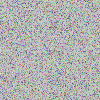
Frame 1 (no input)
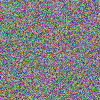
Frame 60 (the mouse pressed at the canvas centre just before this capture)
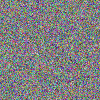
Frame 120 (the mouse held since frame 60 and released just before this capture)

The Processing sketch that drew these frames (run headless with seeded random() and noise(); from frame 60 on, the mouse is pressed at the canvas centre):

// Processing sketch: processing_999
// ── processing_999.pde

void setup() {
  size(100, 100);
}
void draw() {
  frameRate(100);
for (int i = 0; i < 100; i++) 
for (int n = 0; n < 100; n++){
stroke( random(255), random(255), random(255), random(255));

smooth();

  line(n, i, n, i);
  }
}
